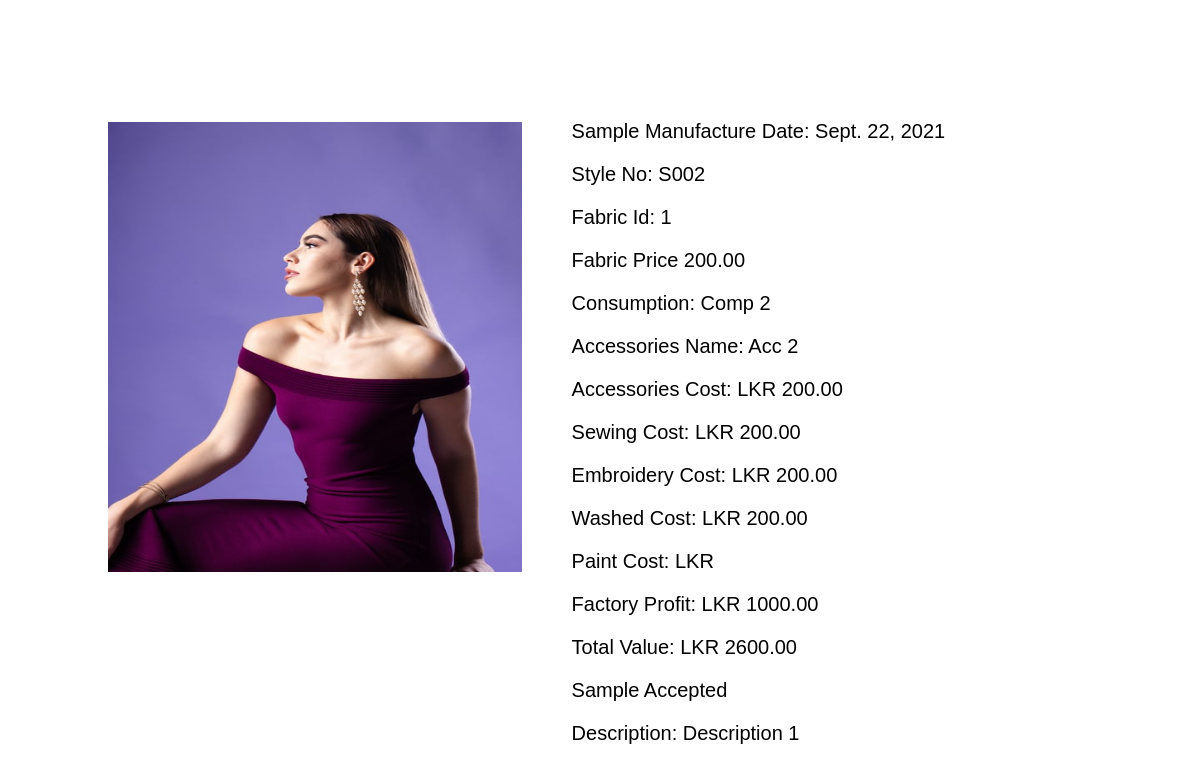
Before: /sample/ladies-frock/print/2/ with the older database file.
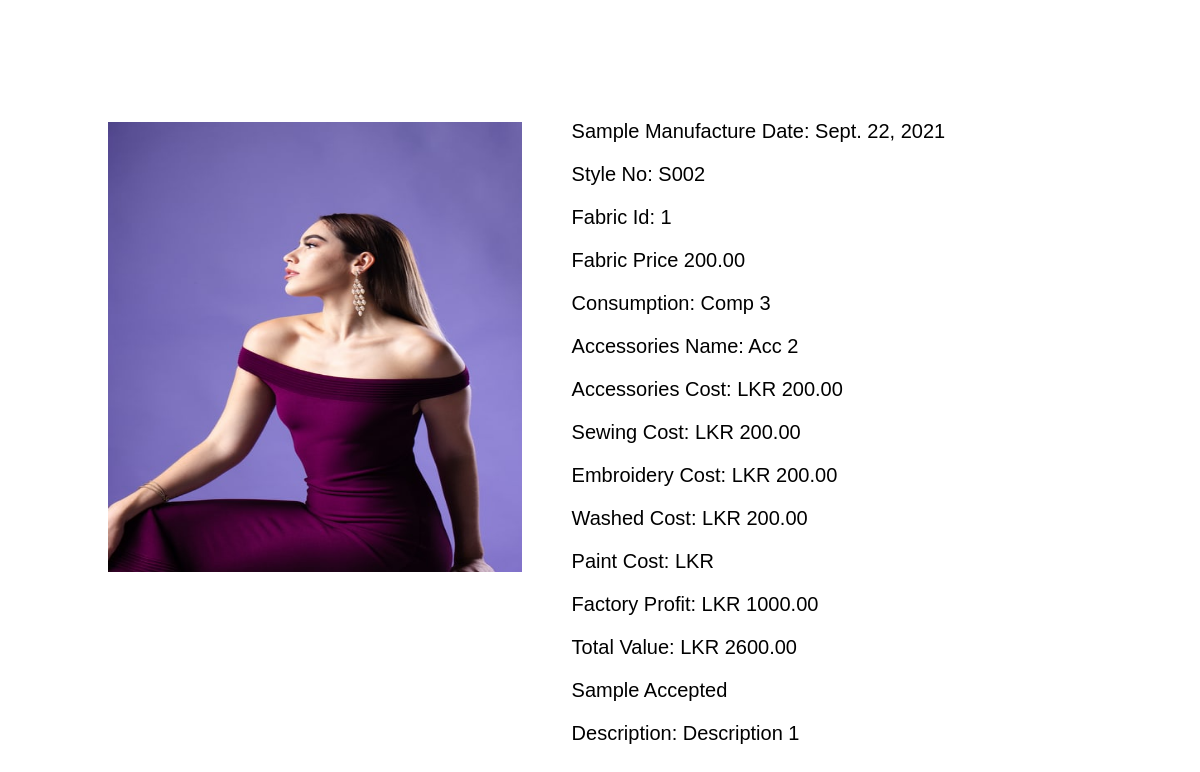
After: the same page with the newer database file.
### sample/models.py (models this page shows, shortened)
class LadiesFrock(models.Model):
    img = models.ImageField(upload_to='products/ladies/ladies-frock/img/')
    sample_manufactured_date = models.DateField()
    style_no = models.CharField(max_length=1000)
    fabric = models.ForeignKey(OrderOut, on_delete=models.SET_NULL, null=True, blank=True)
    fabric_price = models.DecimalField(decimal_places=2, max_digits=100000)
    consumption = models.CharField(max_length=1000)
    acc_name = models.CharField(max_length=1000)
    accessories = models.ForeignKey(AccSentOut, on_delete=models.SET_NULL, null=True, blank=True)
    acc_cost = models.DecimalField(decimal_places=2, max_digits=100000)
    sewing_cost = models.DecimalField(decimal_places=2, max_digits=100000)
    embroidery_cost = models.DecimalField(decimal_places=2, max_digits=100000)
    washed_cost = models.DecimalField(decimal_places=2, max_digits=100000)
    paint_cost = models.DecimalField(decimal_places=2, max_digits=100000)
    factory_profit = models.DecimalField(decimal_places=2, max_digits=100000)
    total_value = models.DecimalField(decimal_places=2, max_digits=100000)
    accepted = models.BooleanField(default=True)
    description = models.CharField(max_length=1000)

### sample/views.py (the view)
# urls.py: path('ladies-frock/print/<int:id>/', ladies_frock_print_view, name="ladies_frock_print_view"),
def ladies_frock_print_view(request, id):
	template_name = 'ladies_frock_print.html'
	try:
		obj = LadiesFrock.objects.get(id=id)
	except LadiesFrock.DoesNotExist:
		raise Http404
	context = {
		'object': obj,
	}
	return render(request, template_name, context)

### sample/templates/ladies_frock_print.html (shortened to what this page needs)
<!DOCTYPE html>
<html lang="en">
{% load static %}
<head>
    <link rel="stylesheet" href="{% static 'sample/css/ladies_frock_print.css' %}">
</head>
<body>
    <div class="ladies__frock__container">
        <div class="ladies__frock__wrapper">
            <img src="{{ object.img.url }}" alt="img" class="ladies__frock__img">
            <div class="ladies__frock__details">
                <p> Sample Manufacture Date: {{ object.sample_manufactured_date }} </p>
                <p> Style No: {{ object.style_no }} </p>
                <p> Fabric Id: {{ object.fabric_id }} </p>
                <p> Fabric Price {{ object.fabric_price }} </p>
                <p> Consumption: {{ object.consumption }} </p>
                <p> Accessories Name: {{ object.acc_name }} </p>
                <p> Accessories Cost: LKR {{ object.acc_cost }} </p>
                <p> Sewing Cost: LKR {{ object.sewing_cost }} </p>
                <p> Embroidery Cost: LKR {{ object.embroidery_cost}} </p>
                <p> Washed Cost: LKR {{ object.washed_cost }} </p>
                <p> Paint Cost: LKR {{ object.pain_cost}} </p>
                <p> Factory Profit: LKR {{ object.factory_profit }} </p>
                <p> Total Value: LKR {{ object.total_value }} </p>
                <p> {% if object.accepted == True %}
                    Sample Accepted
                    {% else %}
                    Sample Rejected
                    {% endif %}
                </p>
                <p> Description: {{ object.description }} </p>
            </div>
        </div>
        </div>
</body>
</html>

Changed rows visible on the page:
changed LadiesFrock "Acc 2": consumption "Comp 2" → "Comp 3"
